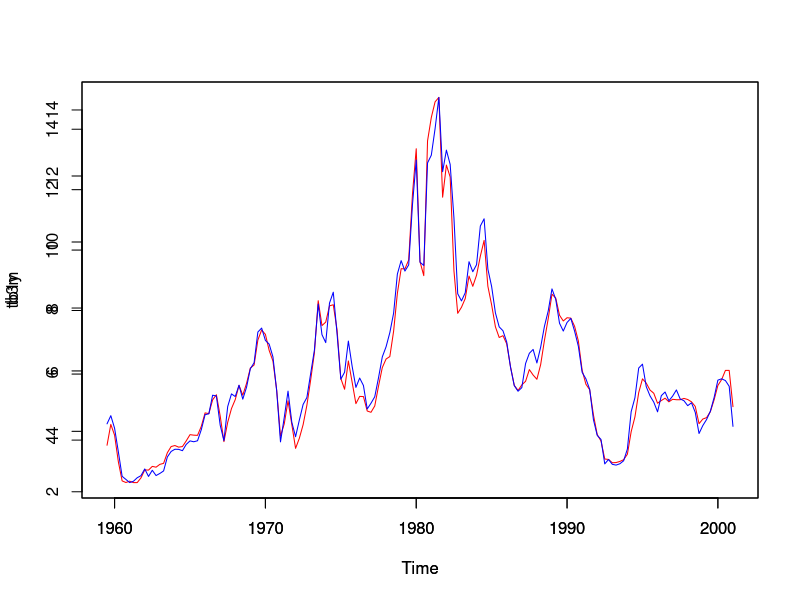
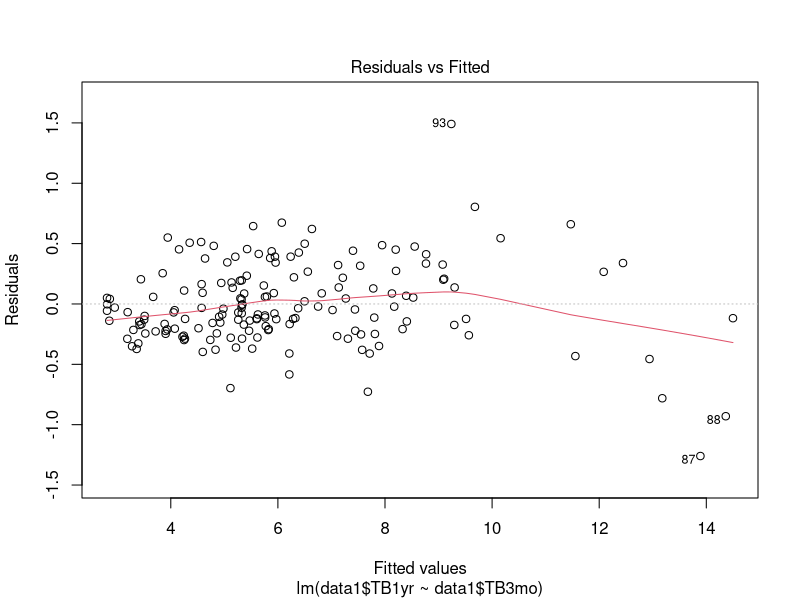
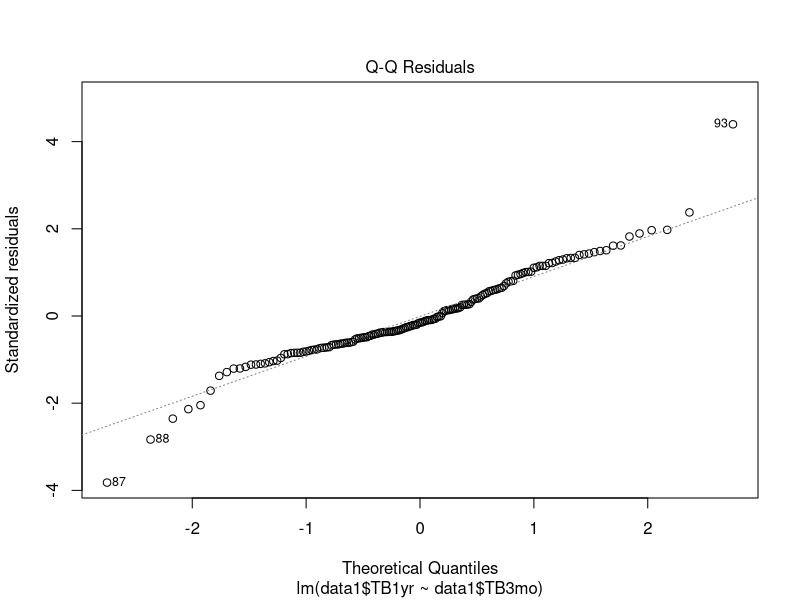
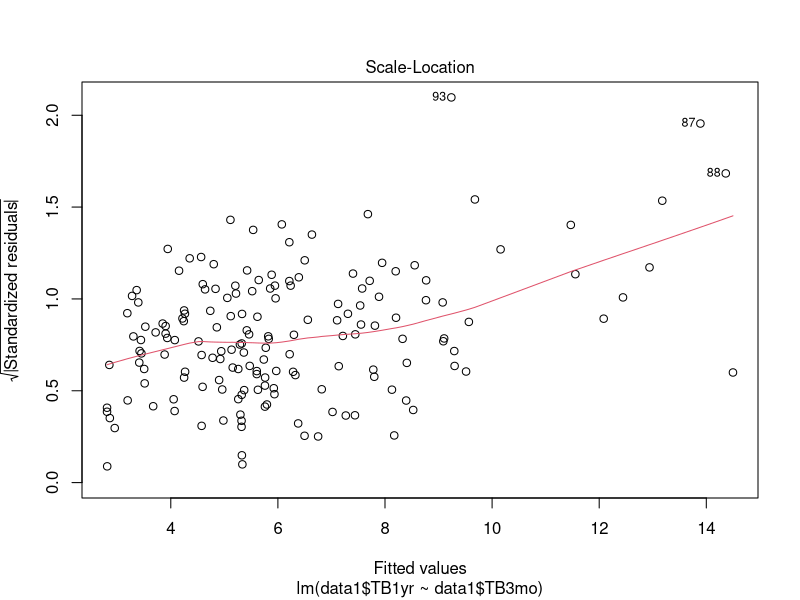
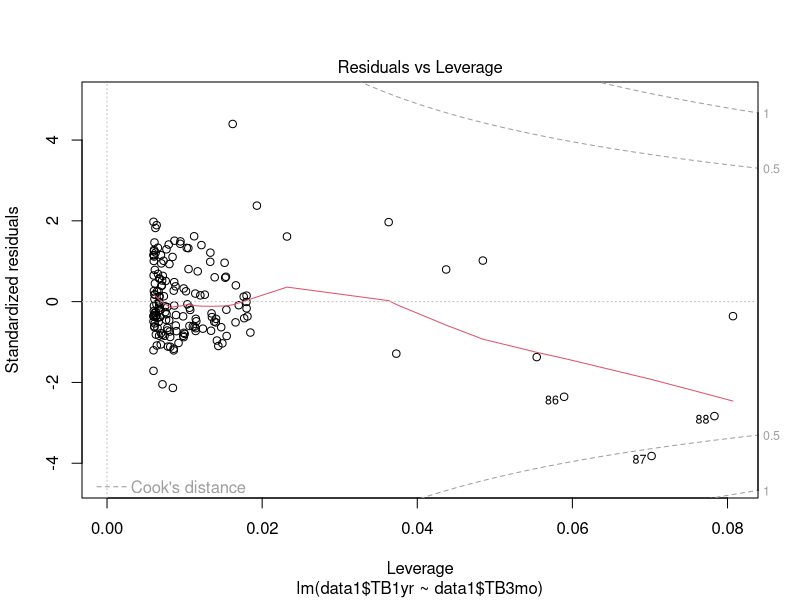

Write R code to recreate these figures, in order.
#Upload the data,

library(readxl)
data1<- read_excel("MONEYDEM.xls")

tb3m<-ts(data1$TB3mo,frequency=4, start=c(1959,3)) 
plot(tb3m,col='red')
par(new=TRUE)
tb1y<-ts(data1$TB1yr,frequency=4, start=c(1959,3)) 
plot(tb1y,col='blue')

model1<-lm(data1$TB1yr~data1$TB3mo)
summary(model1)

#test statistics
(0.916-1)/0.01

plot(model1)


# Breusch–Pagan test 
library(lmtest)
bptest(model1)



#  In the coeftest() function, the vcovHC() function 
#  from the sandwich package is used to estimate the 
#  robust covariance matrix of the coefficient 
# estimates. The type = "HC" argument specifies the 
# type of robust standard errors to be used, which in 
# this case is the HC3 estimator.

library("sandwich")
coeftest(model1, vcov=vcovHC(model1, type = "HC0"))

data1$Indicator<-ifelse(data1$TB3mo > 10,1,0)
model2<-lm(data1$TB1yr~data1$TB3mo + data1$Indicator)
summary(model2)
                          
